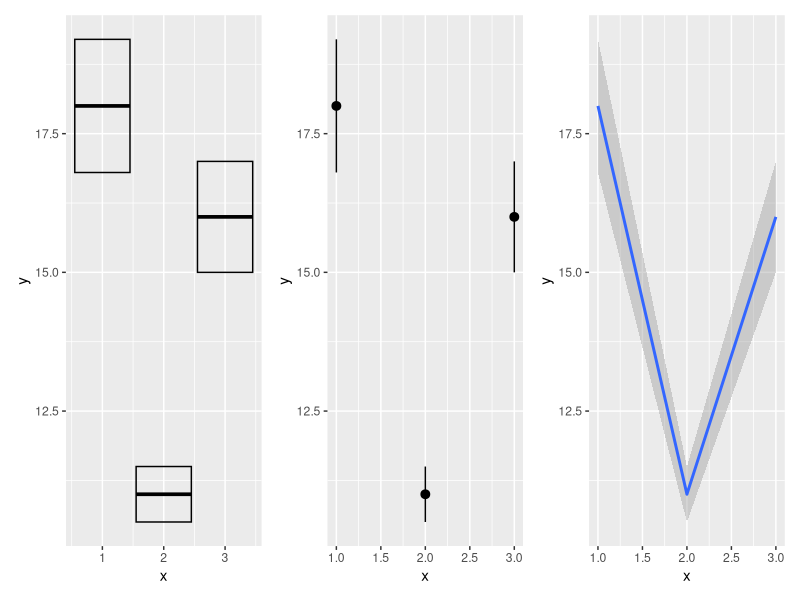
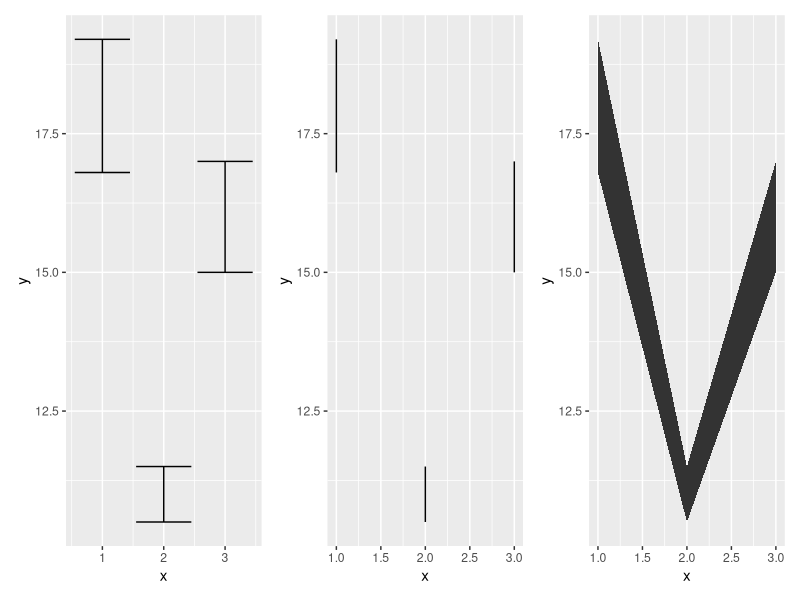
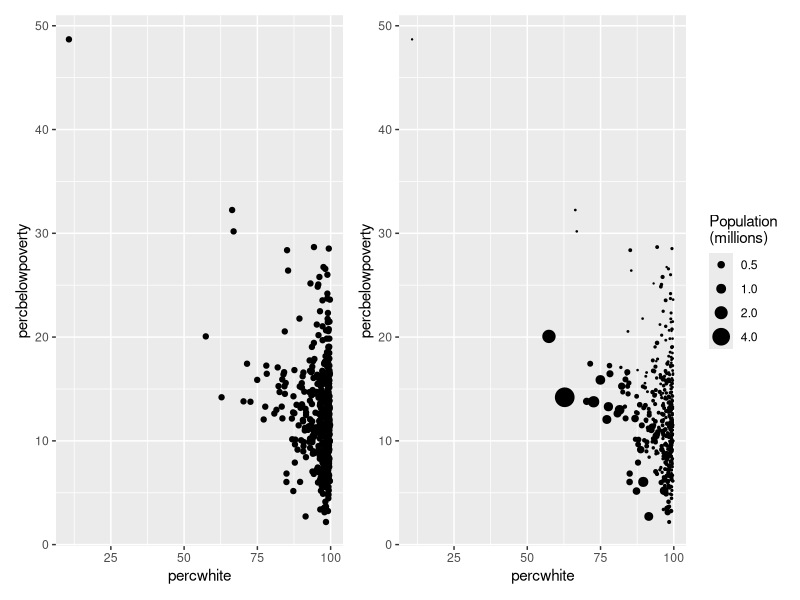
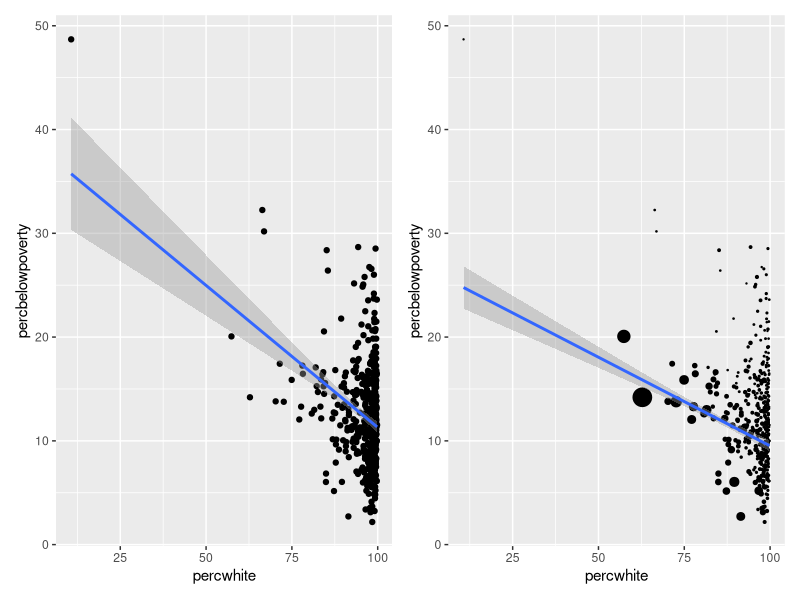
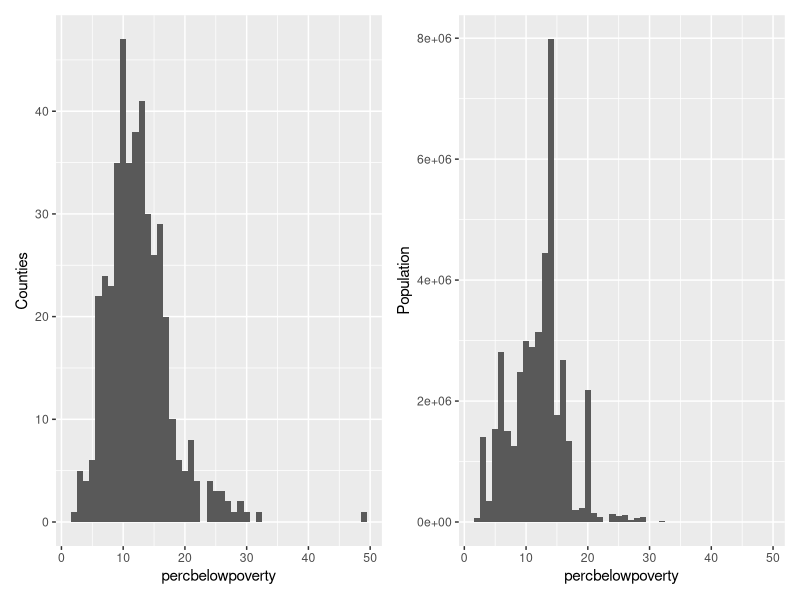
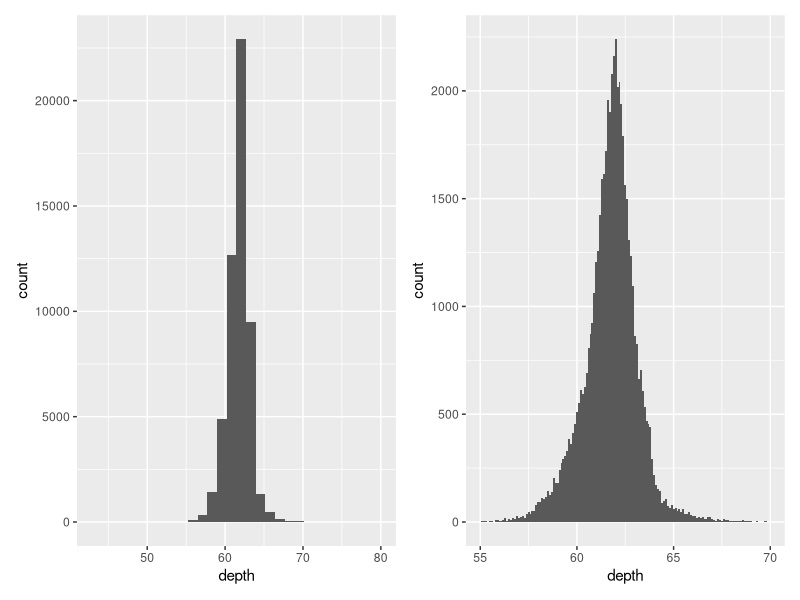
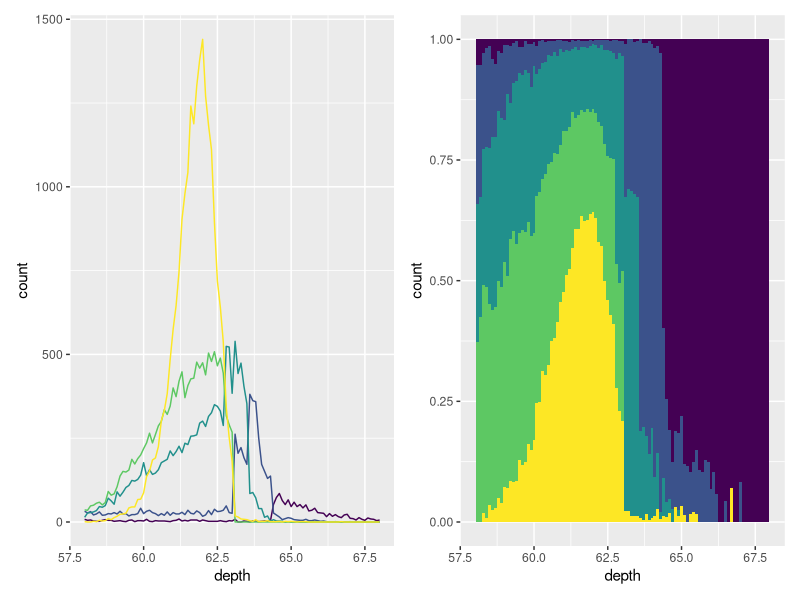
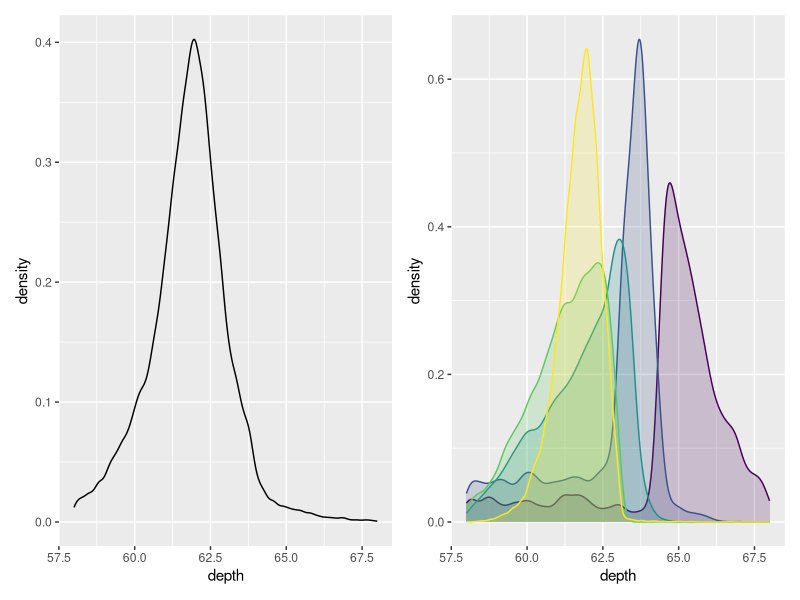

Write R code to recreate these figures, in order.
## ---- chunk 1
library(ggplot2)
library(patchwork)

y  <- c(18, 11, 16)
df <- data.frame(x = 1:3, y = y, se = c(1.2, 0.5, 1.0))

base <- ggplot(df, aes(x, y, ymin = y - se, ymax = y + se))
## ---- chunk 2
p1 <- base + geom_crossbar()
p2 <- base + geom_pointrange()
p3 <- base + geom_smooth(stat = "identity")
p1 | p2 | p3
## ---- chunk 3
p4 <- base + geom_errorbar()
p5 <- base + geom_linerange()
p6 <- base + geom_ribbon()
p4 | p5 | p6
## ---- chunk 4
p1 <- ggplot(midwest, aes(percwhite, percbelowpoverty)) +
  geom_point()

p2 <- ggplot(midwest, aes(percwhite, percbelowpoverty)) +
  geom_point(aes(size = poptotal / 1e6)) +
  scale_size_area("Population\n(millions)", breaks = c(0.5, 1, 2, 4))

p1 | p2
## ---- chunk 5
p1 <- ggplot(midwest, aes(percwhite, percbelowpoverty)) +
  geom_point() +
  geom_smooth(method = lm, linewidth = 1)

p2 <- ggplot(midwest, aes(percwhite, percbelowpoverty)) +
  geom_point(aes(size = poptotal / 1e6)) +
  geom_smooth(aes(weight = poptotal), method = lm, linewidth = 1) +
  scale_size_area(guide = "none")

p1 | p2
## ---- chunk 6
p1 <- ggplot(midwest, aes(percbelowpoverty)) +
  geom_histogram(binwidth = 1) +
  ylab("Counties")

p2 <- ggplot(midwest, aes(percbelowpoverty)) +
  geom_histogram(aes(weight = poptotal), binwidth = 1) +
  ylab("Population")

p1 | p2
## ---- chunk 7
head(diamonds)
## ---- chunk 8
p1 <- ggplot(diamonds, aes(depth)) +
  geom_histogram()

p2 <- ggplot(diamonds, aes(depth)) +
  geom_histogram(binwidth = 0.1) +
  xlim(55, 70)

p1 | p2
## ---- chunk 9
p1 <- ggplot(diamonds, aes(depth)) +
  geom_freqpoly(aes(colour = cut), binwidth = 0.1, na.rm = TRUE) +
  xlim(58, 68) +
  theme(legend.position = "none")

p2 <- ggplot(diamonds, aes(depth)) +
  geom_histogram(aes(fill = cut), binwidth = 0.1, position = "fill",
                 na.rm = TRUE) +
  xlim(58, 68) +
  theme(legend.position = "none")

p1 | p2
## ---- chunk 10
p1 <- ggplot(diamonds, aes(depth)) +
  geom_density(na.rm = TRUE) +
  xlim(58, 68)

p2 <- ggplot(diamonds, aes(depth, fill = cut, colour = cut)) +
  geom_density(alpha = 0.2, na.rm = TRUE) +
  xlim(58, 68) +
  theme(legend.position = "none")

p1 | p2
## ---- chunk 11
p1 <- ggplot(diamonds, aes(clarity, depth)) +
  geom_boxplot()

p2 <- ggplot(diamonds, aes(carat, depth)) +
  geom_boxplot(aes(group = cut_width(carat, 0.1))) +
  xlim(NA, 2.05)

p1 | p2
## ---- chunk 12
p1 <- ggplot(diamonds, aes(clarity, depth)) +
  geom_violin()

p2 <- ggplot(diamonds, aes(carat, depth)) +
  geom_violin(aes(group = cut_width(carat, 0.1))) +
  xlim(NA, 2.05)

p1 | p2
## ---- chunk 13
set.seed(42)
df <- data.frame(x = rnorm(2000), y = rnorm(2000))
norm <- ggplot(df, aes(x, y)) + xlab(NULL) + ylab(NULL)

p1 <- norm + geom_point()
p2 <- norm + geom_point(shape = 1)    # Hollow circles
p3 <- norm + geom_point(shape = ".")  # Pixel-sized points
p1 | p2 | p3
## ---- chunk 14
p1 <- norm + geom_point(alpha = 1 / 3)
p2 <- norm + geom_point(alpha = 1 / 5)
p3 <- norm + geom_point(alpha = 1 / 10)
p1 | p2 | p3
## ---- chunk 15
p1 <- norm + geom_bin2d()
p2 <- norm + geom_bin2d(bins = 10)
p1 | p2
## ---- chunk 16
p1 <- norm + geom_hex()
p2 <- norm + geom_hex(bins = 10)
p1 | p2
## ---- chunk 17
p1 <- ggplot(diamonds, aes(color)) +
  geom_bar()

p2 <- ggplot(diamonds, aes(color, price)) +
  geom_bar(stat = "summary_bin", fun = mean)

p1 | p2
## ---- chunk 18
p1 <- ggplot(diamonds, aes(table, depth)) +
  geom_bin2d(binwidth = 1, na.rm = TRUE) +
  xlim(50, 70) + ylim(50, 70)

p2 <- ggplot(diamonds, aes(table, depth, z = price)) +
  geom_raster(binwidth = 1, stat = "summary_2d", fun = mean,
              na.rm = TRUE) +
  xlim(50, 70) + ylim(50, 70)

p1 | p2
## ---- chunk 19
ggplot(faithfuld, aes(eruptions, waiting)) +
  geom_contour(aes(z = density, colour = after_stat(level)))
## ---- chunk 20
ggplot(faithfuld, aes(eruptions, waiting)) +
  geom_raster(aes(fill = density))
## ---- chunk 21
small <- faithfuld[seq(1, nrow(faithfuld), by = 10), ]
ggplot(small, aes(eruptions, waiting)) +
  geom_point(aes(size = density), alpha = 1/3) +
  scale_size_area()
